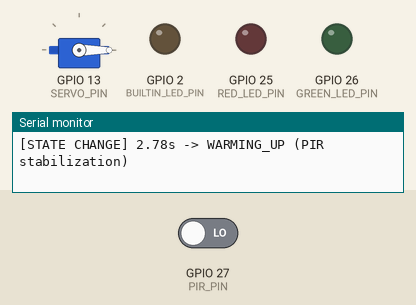
This sketch was run on a simulated ESP32. Parts: servo, output pins drawn as LEDs (lit = HIGH), the last lines printed to the serial monitor. Inputs (shaded band) come from the test bench; at power-on: GPIO 27 (PIR_PIN) LOW. WiFi joins after 1.5 s; servers stay silent unless stated; uploads are accepted with an empty reply.

Above: at 3.9 s.
4.0 s: GPIO 27 (PIR_PIN) driven HIGH
At 18.7 s:
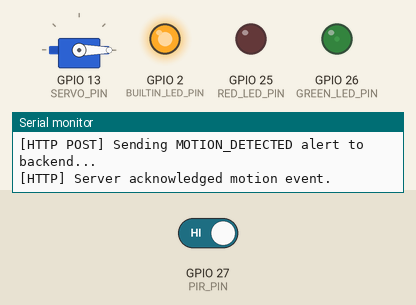
At 19.33 s:
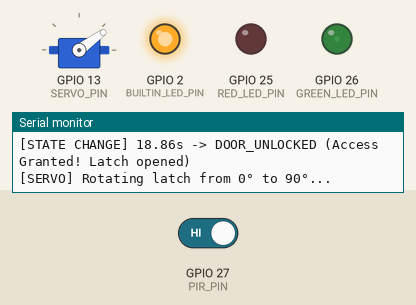
20.6 s: GPIO 27 (PIR_PIN) driven LOW
At 21.6 s:
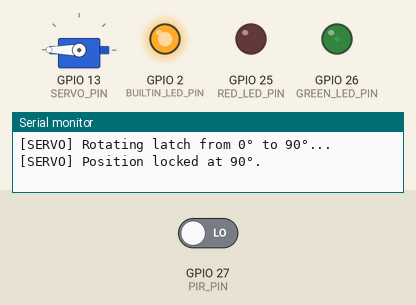
Timing chart, 0 to 36.4 s (numbered marks = the images above; inputs shaded):
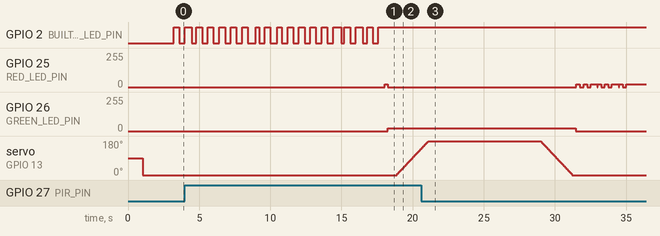

The sketch:

phase3_backend_connect.ino
```cpp
/*
 * ==============================================================================
 * SMART AI DOOR SECURITY SYSTEM — PHASE 3 FIRMWARE
 * ==============================================================================
 * Objective: ESP32 <-> Backend Realtime Wi-Fi Communication
 * Target Board: ESP32 DevKit V1
 * Author: Antigravity AI & Student
 *
 * WHAT'S NEW IN PHASE 3:
 * 1. Wi-Fi Connectivity: Automatically connects to your local Wi-Fi router.
 * 2. Authenticated Backend Registration: Performs handshake with the Express
 * server using a secure pre-shared token (x-device-token).
 * 3. Event Dispatching: When the PIR sensor detects motion, ESP32 makes an HTTP
 * POST to /api/device/event, alerting the server and connected web clients.
 * 4. Remote Door Actuation: Receives UNLOCK / LOCK commands sent from the
 * server.
 * 5. Maintained Servo Latch & Safe LED Protections from Phases 1 & 2.
 * ==============================================================================
 */

#include <ESP32Servo.h>
#include <HTTPClient.h>
#include <WebServer.h>
#include <WiFi.h>

// ==========================================
// 1. WI-FI & BACKEND SERVER CONFIGURATION
// ==========================================
// Replace with your local Wi-Fi credentials:
const char *WIFI_SSID = "Airtel_praf_7435";
const char *WIFI_PASSWORD = "air69935";

// Backend Server URL (Your computer's local IP address on the Wi-Fi network)
// Default port is 5000. Example: "http://192.168.1.6:5000"
const char *BACKEND_URL = "http://192.168.1.6:5000";

// Device Security Credentials
const char *DEVICE_TOKEN = "smart-door-esp32-secret-token-2026";
const char *DEVICE_ID = "door-001";

// ==========================================
// 2. HARDWARE PIN CONFIGURATION
// ==========================================
#define PIR_PIN 27        // Input: PIR Motion Sensor
#define RED_LED_PIN 25    // Output: Red LED (Locked / Denied)
#define GREEN_LED_PIN 26  // Output: Green LED (Unlocked / Motion)
#define BUILTIN_LED_PIN 2 // Output: Onboard Blue LED (Network Status)
#define SERVO_PIN 13      // Output: SG90 Servo PWM Signal

// ==========================================
// 3. SERVO CONFIGURATION
// ==========================================
// Set to FALSE: Operates as a precise positional servo (moves to exact angles)
const bool IS_CONTINUOUS_360_SERVO = false;

// Configured for 180° -> 270° sweep as requested:
const int LOCKED_POSITION = 0;           // Starting / Locked position (degrees)
const int UNLOCKED_POSITION = 90;        // Unlocked position (degrees)
const int SERVO_MAX_PHYSICAL_RANGE = 90; // Physical limit scale
const int SERVO_STEP_DELAY = 25;         // Speed: ms per degree (smooth glide)

// ==========================================
// 4. TIMING & ELECTRICAL SAFETY
// ==========================================
const bool USE_PWM_CURRENT_LIMIT =
    true; // Safe mode for zero-resistor breadboards
const uint8_t SAFE_LED_DUTY_CYCLE = 22; // ~8% duty cycle

const unsigned long PIR_WARMUP_MS = 15000;
const unsigned long DOOR_UNLOCK_HOLD_MS = 10000;
const unsigned long MOTION_COOLDOWN_MS = 6000;
const unsigned long POLL_INTERVAL_MS =
    1500; // How often to check for remote commands

// ==========================================
// 5. SYSTEM STATE MACHINE
// ==========================================
enum DoorState {
  STATE_CONNECTING_WIFI,
  STATE_WARMING_UP,
  STATE_IDLE_LOCKED,
  STATE_MOTION_DETECTED,
  STATE_DOOR_UNLOCKED,
  STATE_COOLDOWN
};

// Global Objects
Servo doorServo;
WebServer
    localServer(80); // Local server on port 80 for instant direct commands
DoorState currentState = STATE_CONNECTING_WIFI;

unsigned long stateStartTime = 0;
unsigned long lastTelemetryTime = 0;
unsigned long lastPollTime = 0;
unsigned long motionTriggerCount = 0;
int currentServoAngle = LOCKED_POSITION;
int lastRedState = -1;
int lastGreenState = -1;

// ==========================================
// 6. HARDWARE HELPERS
// ==========================================

void setLedSafe(uint8_t pin, bool turnOn) {
  if (pin == RED_LED_PIN) {
    if (lastRedState == (turnOn ? 1 : 0))
      return;
    lastRedState = (turnOn ? 1 : 0);
  } else if (pin == GREEN_LED_PIN) {
    if (lastGreenState == (turnOn ? 1 : 0))
      return;
    lastGreenState = (turnOn ? 1 : 0);
  }

  if (!turnOn) {
    pinMode(pin, OUTPUT);
    digitalWrite(pin, LOW);
    return;
  }

  if (USE_PWM_CURRENT_LIMIT) {
    analogWrite(pin, SAFE_LED_DUTY_CYCLE);
  } else {
    pinMode(pin, OUTPUT);
    digitalWrite(pin, HIGH);
  }
}

void writeServoPulse(int angleDegrees) {
  angleDegrees = constrain(angleDegrees, 0, SERVO_MAX_PHYSICAL_RANGE);
  int pulseUs = map(angleDegrees, 0, SERVO_MAX_PHYSICAL_RANGE, 500, 2500);
  doorServo.writeMicroseconds(pulseUs);
}

void setDoorLatch(bool unlock) {
  if (!doorServo.attached()) {
    doorServo.attach(SERVO_PIN, 500, 2500);
    delay(30);
  }

  int targetAngle = unlock ? UNLOCKED_POSITION : LOCKED_POSITION;

  Serial.print(F("[SERVO] Rotating latch from "));
  Serial.print(currentServoAngle);
  Serial.print(F("° to "));
  Serial.print(targetAngle);
  Serial.println(F("°..."));

  if (currentServoAngle < targetAngle) {
    for (int pos = currentServoAngle; pos <= targetAngle; pos++) {
      writeServoPulse(pos);
      delay(SERVO_STEP_DELAY);
    }
  } else {
    for (int pos = currentServoAngle; pos >= targetAngle; pos--) {
      writeServoPulse(pos);
      delay(SERVO_STEP_DELAY);
    }
  }

  currentServoAngle = targetAngle;
  Serial.print(F("[SERVO] Position locked at "));
  Serial.print(currentServoAngle);
  Serial.println(F("°."));
}

void updateIndicators() {
  switch (currentState) {
  case STATE_CONNECTING_WIFI:
    // Rapid flash onboard LED while Wi-Fi is connecting
    digitalWrite(BUILTIN_LED_PIN, (millis() / 150) % 2 == 0 ? HIGH : LOW);
    setLedSafe(RED_LED_PIN, false);
    setLedSafe(GREEN_LED_PIN, false);
    break;

  case STATE_WARMING_UP:
    digitalWrite(BUILTIN_LED_PIN, (millis() / 400) % 2 == 0 ? HIGH : LOW);
    setLedSafe(RED_LED_PIN, false);
    setLedSafe(GREEN_LED_PIN, false);
    break;

  case STATE_IDLE_LOCKED:
    digitalWrite(BUILTIN_LED_PIN, HIGH); // Solid blue indicates Wi-Fi connected
    setLedSafe(RED_LED_PIN, true);
    setLedSafe(GREEN_LED_PIN, false);
    break;

  case STATE_MOTION_DETECTED:
  case STATE_DOOR_UNLOCKED:
    digitalWrite(BUILTIN_LED_PIN, HIGH);
    setLedSafe(RED_LED_PIN, false);
    setLedSafe(GREEN_LED_PIN, true);
    break;

  case STATE_COOLDOWN:
    digitalWrite(BUILTIN_LED_PIN, HIGH);
    setLedSafe(RED_LED_PIN, (millis() / 250) % 2 == 0 ? true : false);
    setLedSafe(GREEN_LED_PIN, false);
    break;
  }
}

// ==========================================
// 7. BACKEND NETWORK CLIENT FUNCTIONS
// ==========================================

/**
 * Perform initial handshake with the backend server.
 */
bool registerWithBackend() {
  if (WiFi.status() != WL_CONNECTED)
    return false;

  HTTPClient http;
  String url = String(BACKEND_URL) + "/api/device/register";

  http.begin(url);
  http.addHeader("Content-Type", "application/json");
  http.addHeader("x-device-token", DEVICE_TOKEN);

  String payload = "{\"deviceId\":\"" + String(DEVICE_ID) + "\",\"ip\":\"" +
                   WiFi.localIP().toString() +
                   "\",\"firmwareVersion\":\"phase3-1.0\"}";

  int httpCode = http.POST(payload);
  bool success = false;

  if (httpCode == 200) {
    Serial.println(F("[HTTP] Registered with backend server successfully."));
    success = true;
  } else {
    Serial.print(F("[HTTP ERROR] Failed to register. HTTP Code: "));
    Serial.println(httpCode);
  }

  http.end();
  return success;
}

/**
 * Report motion event to the backend server.
 */
void reportMotionEvent() {
  if (WiFi.status() != WL_CONNECTED) {
    Serial.println(F("[HTTP WARN] Cannot send motion event: Wi-Fi offline."));
    return;
  }

  HTTPClient http;
  String url = String(BACKEND_URL) + "/api/device/event";

  http.begin(url);
  http.addHeader("Content-Type", "application/json");
  http.addHeader("x-device-token", DEVICE_TOKEN);

  String payload = "{\"deviceId\":\"" + String(DEVICE_ID) +
                   "\",\"event\":\"MOTION_DETECTED\",\"timestamp\":\"" +
                   String(millis()) + "\"}";

  Serial.println(F("[HTTP POST] Sending MOTION_DETECTED alert to backend..."));
  int httpCode = http.POST(payload);

  if (httpCode == 200) {
    Serial.println(F("[HTTP] Server acknowledged motion event."));
  } else {
    Serial.print(F("[HTTP WARN] Motion event delivery code: "));
    Serial.println(httpCode);
  }

  http.end();
}

/**
 * Poll server for any owner commands (UNLOCK or LOCK).
 */
void pollServerCommands() {
  if (WiFi.status() != WL_CONNECTED)
    return;

  HTTPClient http;
  String url = String(BACKEND_URL) + "/api/device/poll-command";

  http.begin(url);
  http.addHeader("x-device-token", DEVICE_TOKEN);

  int httpCode = http.GET();
  if (httpCode == 200) {
    String response = http.getString();
    // Simple fast substring search (avoids heavy JSON library requirements)
    if (response.indexOf("\"command\":\"UNLOCK\"") > 0) {
      Serial.println(
          F("\n🔑 [REMOTE COMMAND] Received 'UNLOCK' from Backend!"));
      transitionTo(STATE_DOOR_UNLOCKED);
    } else if (response.indexOf("\"command\":\"LOCK\"") > 0) {
      Serial.println(F("\n🔒 [REMOTE COMMAND] Received 'LOCK' from Backend!"));
      transitionTo(STATE_IDLE_LOCKED);
    }
  }

  http.end();
}

// Local WebServer handler for direct push commands from backend
void handleDirectCommand() {
  if (!localServer.hasHeader("x-device-token") ||
      localServer.header("x-device-token") != DEVICE_TOKEN) {
    localServer.send(401, "application/json", "{\"error\":\"Unauthorized\"}");
    return;
  }

  String body = localServer.arg("plain");
  if (body.indexOf("UNLOCK") >= 0) {
    Serial.println(F("\n🔑 [DIRECT PUSH] Received 'UNLOCK' command!"));
    transitionTo(STATE_DOOR_UNLOCKED);
    localServer.send(200, "application/json",
                     "{\"success\":true,\"state\":\"UNLOCKED\"}");
  } else if (body.indexOf("LOCK") >= 0) {
    Serial.println(F("\n🔒 [DIRECT PUSH] Received 'LOCK' command!"));
    transitionTo(STATE_IDLE_LOCKED);
    localServer.send(200, "application/json",
                     "{\"success\":true,\"state\":\"LOCKED\"}");
  } else {
    localServer.send(400, "application/json",
                     "{\"error\":\"Unknown command\"}");
  }
}

// ==========================================
// 8. STATE TRANSITION LOGIC
// ==========================================
void transitionTo(DoorState newState) {
  currentState = newState;
  stateStartTime = millis();

  Serial.println();
  Serial.print(F("[STATE CHANGE] "));
  Serial.print(millis() / 1000.0, 2);
  Serial.print(F("s -> "));

  switch (currentState) {
  case STATE_CONNECTING_WIFI:
    Serial.println(F("CONNECTING_WIFI"));
    break;

  case STATE_WARMING_UP:
    Serial.println(F("WARMING_UP (PIR stabilization)"));
    break;

  case STATE_IDLE_LOCKED:
    Serial.println(F("IDLE_LOCKED (Secured. RED LED ON)"));
    setDoorLatch(false);
    break;

  case STATE_MOTION_DETECTED:
    motionTriggerCount++;
    Serial.print(F("MOTION_DETECTED (Event #"));
    Serial.print(motionTriggerCount);
    Serial.println(F("! Green LED ON)"));
    // Report event to backend
    reportMotionEvent();
    break;

  case STATE_DOOR_UNLOCKED:
    Serial.println(F("DOOR_UNLOCKED (Access Granted! Latch opened)"));
    setDoorLatch(true);
    break;

  case STATE_COOLDOWN:
    Serial.println(F("COOLDOWN (Securing latch & ignoring bounces)"));
    setDoorLatch(false);
    break;
  }
}

// ==========================================
// 9. SETUP ROUTINE
// ==========================================
void setup() {
  Serial.begin(115200);
  delay(1000);

  Serial.println(F("=================================================="));
  Serial.println(F("  SMART AI DOOR SECURITY SYSTEM — PHASE 3"));
  Serial.println(F("  ESP32 <-> Backend Realtime Wi-Fi Controller"));
  Serial.println(F("=================================================="));

  pinMode(PIR_PIN, INPUT);
  pinMode(BUILTIN_LED_PIN, OUTPUT);
  pinMode(RED_LED_PIN, OUTPUT);
  pinMode(GREEN_LED_PIN, OUTPUT);

  doorServo.setPeriodHertz(50);
  setDoorLatch(false); // Secure latch on power up

  // Connect to Wi-Fi
  Serial.print(F("[WI-FI] Connecting to '"));
  Serial.print(WIFI_SSID);
  Serial.println(F("'..."));

  WiFi.mode(WIFI_STA);
  WiFi.begin(WIFI_SSID, WIFI_PASSWORD);

  unsigned long wifiStart = millis();
  while (WiFi.status() != WL_CONNECTED && millis() - wifiStart < 20000) {
    delay(500);
    Serial.print(F("."));
  }

  Serial.println();
  if (WiFi.status() == WL_CONNECTED) {
    Serial.println(F("[WI-FI] Connected successfully!"));
    Serial.print(F("[WI-FI] ESP32 Local IP: "));
    Serial.println(WiFi.localIP());

    // Register with backend server
    registerWithBackend();

    // Start local direct command server
    localServer.on("/command", HTTP_POST, handleDirectCommand);
    const char *headerkeys[] = {"x-device-token"};
    localServer.collectHeaders(headerkeys, 1);
    localServer.begin();
    Serial.println(F("[HTTP SERVER] Local command listener active on port 80"));
  } else {
    Serial.println(F("[WI-FI WARN] Connection timed out. Operating in "
                     "standalone fallback mode."));
  }

  Serial.println(F("\n[INIT] PIR sensor warming up... Keep area clear."));
  transitionTo(STATE_WARMING_UP);
}

// ==========================================
// 10. MAIN SUPERVISORY LOOP
// ==========================================
void loop() {
  unsigned long now = millis();
  int rawPir = digitalRead(PIR_PIN);

  // Handle local HTTP requests (Direct backend push commands)
  if (WiFi.status() == WL_CONNECTED) {
    localServer.handleClient();
  }

  // Periodic poll to backend for pending commands (every 1.5s)
  if (now - lastPollTime >= POLL_INTERVAL_MS) {
    lastPollTime = now;
    pollServerCommands();
  }

  // Update physical indicators
  updateIndicators();

  // State Machine Evaluation
  switch (currentState) {
  case STATE_WARMING_UP: {
    if (now - stateStartTime >= PIR_WARMUP_MS) {
      Serial.println(
          F("[WARMUP COMPLETE] System armed, Wi-Fi connected, & monitoring."));
      transitionTo(STATE_IDLE_LOCKED);
    }
    break;
  }

  case STATE_IDLE_LOCKED: {
    if (rawPir == HIGH) {
      transitionTo(STATE_MOTION_DETECTED);
    }
    break;
  }

  case STATE_MOTION_DETECTED: {
    // In Phase 3, once motion is reported to backend, we unlock for
    // demonstration, or in future phases wait for owner review.
    if (now - stateStartTime >= 800) {
      transitionTo(STATE_DOOR_UNLOCKED);
    }
    break;
  }

  case STATE_DOOR_UNLOCKED: {
    if (now - stateStartTime >= DOOR_UNLOCK_HOLD_MS) {
      Serial.println(
          F("[TIMER] Unlock hold expired. Returning to locked state."));
      transitionTo(STATE_COOLDOWN);
    }
    break;
  }

  case STATE_COOLDOWN: {
    if ((now - stateStartTime >= MOTION_COOLDOWN_MS) && (rawPir == LOW)) {
      transitionTo(STATE_IDLE_LOCKED);
    }
    break;
  }
  }

  // Periodic serial heartbeat
  if (currentState == STATE_IDLE_LOCKED && (now - lastTelemetryTime >= 6000)) {
    lastTelemetryTime = now;
    Serial.print(F("[HEARTBEAT] Wi-Fi: "));
    if (WiFi.status() == WL_CONNECTED) {
      Serial.print(F("CONNECTED ("));
      Serial.print(WiFi.localIP());
      Serial.print(F(")"));
    } else {
      Serial.print(F("OFFLINE"));
    }
    Serial.print(F(" | PIR: "));
    Serial.print(rawPir == HIGH ? F("HIGH") : F("LOW"));
    Serial.print(F(" | Events: "));
    Serial.println(motionTriggerCount);
  }

  delay(20);
}
```

Measured:
- after the input at 4.0 s, GPIO 26 (GREEN_LED_PIN): 0/255 → 22/255 after 14.3 s; servo on GPIO 13 (SERVO_PIN): moves from 0° to 138° over 1.7 s, starting after 14.9 s
